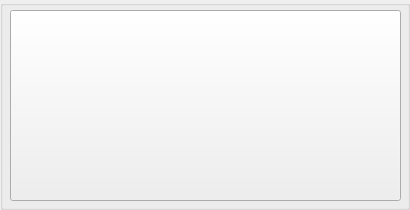
                              <widget class="QGroupBox" name="groupBox_menu2">
                               <property name="sizePolicy">
                                <sizepolicy hsizetype="Preferred" vsizetype="Minimum">
                                 <horstretch>0</horstretch>
                                 <verstretch>0</verstretch>
                                </sizepolicy>
                               </property>
                               <property name="minimumSize">
                                <size>
                                 <width>0</width>
                                 <height>200</height>
                                </size>
                               </property>
                               <property name="font">
                                <font>
                                 <pointsize>7</pointsize>
                                </font>
                               </property>
                               <property name="title">
                                <string/>
                               </property>
                               <widget class="QPushButton" name="pushButton_2">
                                <property name="geometry">
                                 <rect>
                                  <x>10</x>
                                  <y>10</y>
                                  <width>391</width>
                                  <height>191</height>
                                 </rect>
                                </property>
                                <property name="text">
                                 <string/>
                                </property>
                               </widget>
                               <widget class="QLabel" name="label_mid2">
                                <property name="geometry">
                                 <rect>
                                  <x>18</x>
                                  <y>102</y>
                                  <width>231</width>
                                  <height>30</height>
                                 </rect>
                                </property>
                                <property name="font">
                                 <font>
                                  <pointsize>7</pointsize>
                                 </font>
                                </property>
                                <property name="text">
                                 <string>TextLabel</string>
                                </property>
                               </widget>
                               <widget class="QLabel" name="label_menu2">
                                <property name="geometry">
                                 <rect>
                                  <x>258</x>
                                  <y>12</y>
                                  <width>131</width>
                                  <height>181</height>
                                 </rect>
                                </property>
                                <property name="text">
                                 <string>TextLabel</string>
                                </property>
                               </widget>
                               <widget class="QLabel" name="label_bot2">
                                <property name="geometry">
                                 <rect>
                                  <x>18</x>
                                  <y>122</y>
                                  <width>231</width>
                                  <height>30</height>
                                 </rect>
                                </property>
                                <property name="font">
                                 <font>
                                  <pointsize>7</pointsize>
                                 </font>
                                </property>
                                <property name="text">
                                 <string>TextLabel</string>
                                </property>
                               </widget>
                               <widget class="QLabel" name="label_top2">
                                <property name="geometry">
                                 <rect>
                                  <x>18</x>
                                  <y>72</y>
                                  <width>231</width>
                                  <height>30</height>
                                 </rect>
                                </property>
                                <property name="font">
                                 <font>
                                  <pointsize>8</pointsize>
                                 </font>
                                </property>
                                <property name="text">
                                 <string>TextLabel</string>
                                </property>
                               </widget>
                               <zorder>label_mid2</zorder>
                               <zorder>label_menu2</zorder>
                               <zorder>label_bot2</zorder>
                               <zorder>label_top2</zorder>
                               <zorder>pushButton_2</zorder>
                              </widget>
